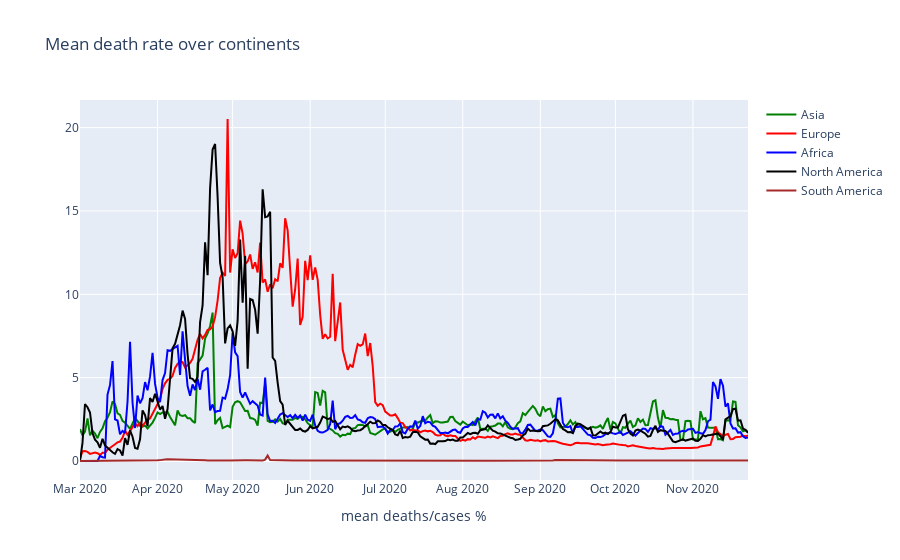

Notebook code cell kept with this figure:
### Markdown cell above
### Death rate

### Code cell
trace1 = go.Scatter(
                    x = df[(df['continent']=='Asia')&(df['datetime']>='2020-03-01')].groupby(['date','continent'])['date'].apply(lambda x: np.unique(x)[0]),
                    y = df[(df['continent']=='Asia')&(df['datetime']>='2020-03-01')].groupby(['date','continent'])['death_rate'].mean()*100,
                    mode = "lines",
                    name = "Asia",
                    marker = dict(color = 'green'),
)

trace2 = go.Scatter(
                    x = df[(df['continent']=='Europe')&(df['datetime']>='2020-03-01')].groupby(['date','continent'])['date'].apply(lambda x: np.unique(x)[0]),
                    y = df[(df['continent']=='Europe')&(df['datetime']>='2020-03-01')].groupby(['date','continent'])['death_rate'].mean()*100,
                    mode = "lines",
                    name = "Europe",
                    marker = dict(color = 'red'),
)

trace3 = go.Scatter(
                    x = df[(df['continent']=='Africa')&(df['datetime']>='2020-03-01')].groupby(['date','continent'])['date'].apply(lambda x: np.unique(x)[0]),
                    y = df[(df['continent']=='Africa')&(df['datetime']>='2020-03-01')].groupby(['date','continent'])['death_rate'].mean()*100,
                    mode = "lines",
                    name = "Africa",
                    marker = dict(color = 'blue'),
)

trace4 = go.Scatter(
                    x = df[(df['continent']=='North America')&(df['datetime']>='2020-03-01')].groupby(['date','continent'])['date'].apply(lambda x: np.unique(x)[0]),
                    y = df[(df['continent']=='North America')&(df['datetime']>='2020-03-01')].groupby(['date','continent'])['death_rate'].mean()*100,
                    mode = "lines",
                    name = "North America",
                    marker = dict(color = 'black'),
)

trace5 = go.Scatter(
                    x = df[(df['continent']=='South America')&(df['datetime']>='2020-03-01')].groupby(['date','continent'])['date'].apply(lambda x: np.unique(x)[0]),
                    y = df[(df['continent']=='South America')&(df['datetime']>='2020-03-01')].groupby(['date','continent'])['death_rate'].mean(),
                    mode = "lines",
                    name = "South America",
                    marker = dict(color = 'brown'),
)

data = [trace1,trace2,trace3,trace4,trace5]
layout = dict(title = 'Mean death rate over continents',
              xaxis= dict(title= 'mean deaths/cases %',ticklen= 5,zeroline= False)
             )
fig = dict(data = data, layout = layout)
iplot(fig)

### Figure 1 — Plotly figure (JSON) as saved in the notebook; plotly's stock layout.template omitted (floating-point values rounded to 4 significant figures; data arrays with more than 128 entries replaced by an {"elided": "..."} marker saying what was removed)
{"data": [{"marker": {"color": "green"}, "mode": "lines", "name": "Asia", "type": "scatter", "x": {"elided": "266 str values"}, "y": {"elided": "266 float values"}}, {"marker": {"color": "red"}, "mode": "lines", "name": "Europe", "type": "scatter", "x": {"elided": "266 str values"}, "y": {"elided": "266 float values"}}, {"marker": {"color": "blue"}, "mode": "lines", "name": "Africa", "type": "scatter", "x": {"elided": "266 str values"}, "y": {"elided": "266 float values"}}, {"marker": {"color": "black"}, "mode": "lines", "name": "North America", "type": "scatter", "x": {"elided": "266 str values"}, "y": {"elided": "266 float values"}}, {"marker": {"color": "brown"}, "mode": "lines", "name": "South America", "type": "scatter", "x": {"elided": "266 str values"}, "y": {"elided": "266 float values"}}], "layout": {"title": {"text": "Mean death rate over continents"}, "xaxis": {"ticklen": 5, "title": {"text": "mean deaths/cases %"}, "zeroline": false}}}
